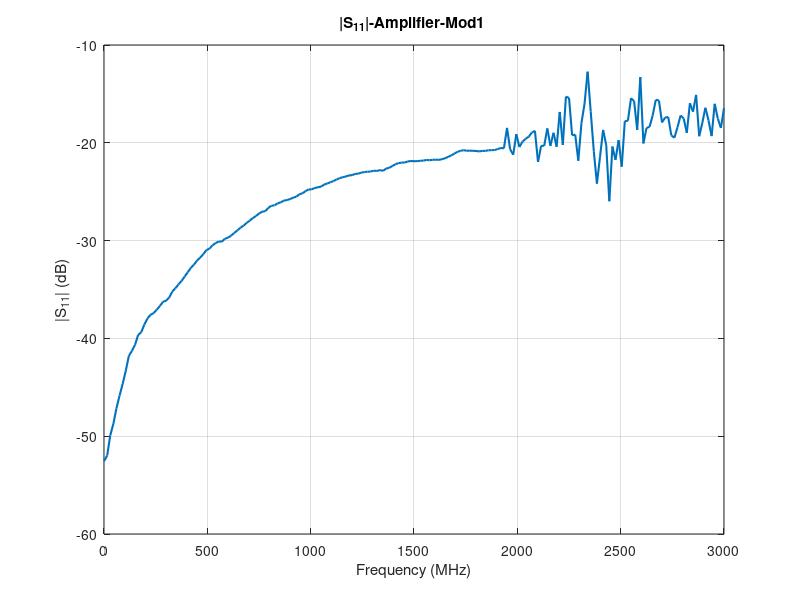
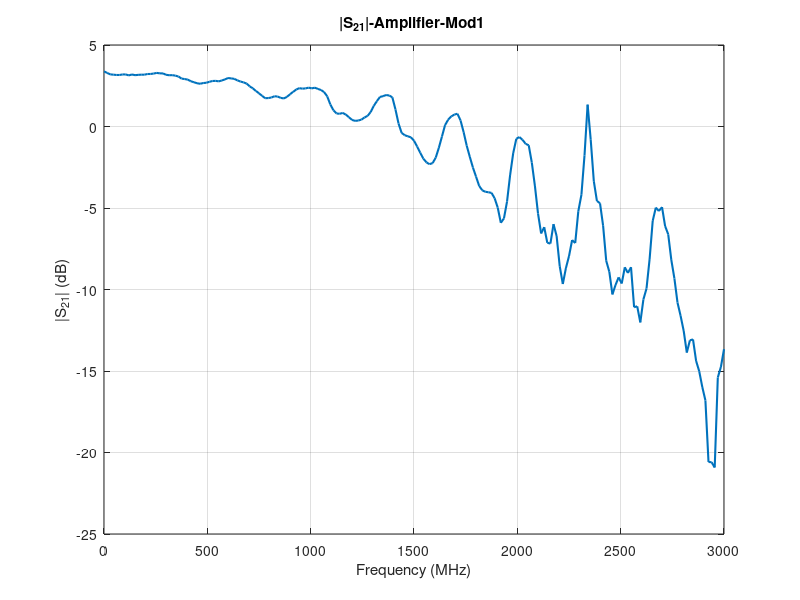
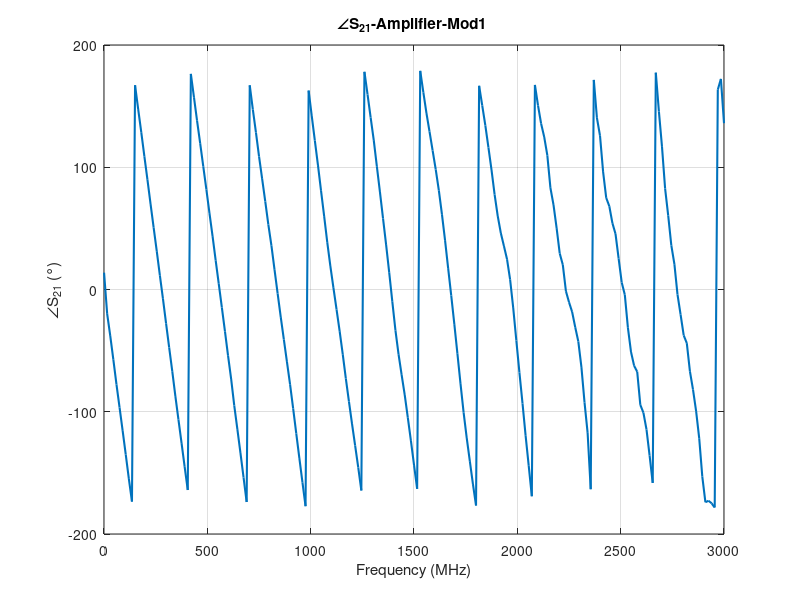

These charts were generated, in order, by the following MATLAB code:
clear all;
close all;
clc
%data11 = [ ]
data11 = [
    0.300,-52.549,
   15.299,-51.979,
   30.297,-49.911,
   45.295,-48.738,
   60.294,-47.140,
   75.293,-45.844,
   90.291,-44.653,
  105.290,-43.315,
  120.288,-41.786,
  135.286,-41.266,
  150.285,-40.653,
  165.284,-39.638,
  180.282,-39.372,
  195.280,-38.579,
  210.279,-37.969,
  225.278,-37.577,
  240.276,-37.421,
  255.274,-37.055,
  270.273,-36.691,
  285.272,-36.256,
  300.270,-36.155,
  315.269,-35.829,
  330.267,-35.224,
  345.265,-34.871,
  360.264,-34.482,
  375.262,-34.127,
  390.261,-33.679,
  405.260,-33.233,
  420.258,-32.788,
  435.257,-32.458,
  450.255,-32.040,
  465.253,-31.753,
  480.252,-31.390,
  495.250,-30.976,
  510.249,-30.823,
  525.247,-30.476,
  540.246,-30.246,
  555.245,-30.092,
  570.243,-30.103,
  585.241,-29.806,
  600.240,-29.698,
  615.239,-29.493,
  630.237,-29.211,
  645.236,-28.964,
  660.234,-28.681,
  675.232,-28.469,
  690.231,-28.190,
  705.230,-27.958,
  720.228,-27.700,
  735.226,-27.481,
  750.225,-27.227,
  765.223,-27.049,
  780.222,-26.989,
  795.221,-26.645,
  810.219,-26.440,
  825.217,-26.392,
  840.216,-26.193,
  855.215,-26.082,
  870.213,-25.910,
  885.212,-25.855,
  900.210,-25.754,
  915.208,-25.615,
  930.207,-25.509,
  945.206,-25.266,
  960.204,-25.168,
  975.202,-24.937,
  990.201,-24.773,
 1005.199,-24.756,
 1020.198,-24.614,
 1035.197,-24.549,
 1050.195,-24.478,
 1065.194,-24.275,
 1080.192,-24.160,
 1095.190,-24.037,
 1110.189,-23.914,
 1125.188,-23.750,
 1140.186,-23.618,
 1155.185,-23.516,
 1170.183,-23.445,
 1185.181,-23.334,
 1200.180,-23.310,
 1215.178,-23.184,
 1230.177,-23.155,
 1245.176,-23.048,
 1260.174,-22.991,
 1275.172,-22.955,
 1290.171,-22.936,
 1305.169,-22.852,
 1320.168,-22.879,
 1335.167,-22.790,
 1350.165,-22.867,
 1365.164,-22.638,
 1380.162,-22.550,
 1395.160,-22.379,
 1410.159,-22.190,
 1425.158,-22.076,
 1440.156,-22.025,
 1455.155,-22.014,
 1470.153,-21.905,
 1485.151,-21.862,
 1500.150,-21.881,
 1515.149,-21.877,
 1530.147,-21.840,
 1545.146,-21.824,
 1560.144,-21.748,
 1575.142,-21.780,
 1590.141,-21.741,
 1605.139,-21.722,
 1620.138,-21.744,
 1635.137,-21.677,
 1650.135,-21.581,
 1665.133,-21.439,
 1680.132,-21.296,
 1695.130,-21.108,
 1710.129,-20.924,
 1725.128,-20.818,
 1740.126,-20.752,
 1755.124,-20.818,
 1770.123,-20.804,
 1785.121,-20.818,
 1800.120,-20.836,
 1815.119,-20.881,
 1830.117,-20.828,
 1845.116,-20.828,
 1860.114,-20.767,
 1875.112,-20.751,
 1890.111,-20.739,
 1905.110,-20.639,
 1920.108,-20.534,
 1935.107,-20.557,
 1950.105,-18.474,
 1965.103,-20.656,
 1980.102,-21.214,
 1995.101,-19.110,
 2010.099,-20.432,
 2025.098,-19.877,
 2040.096,-19.591,
 2055.095,-19.376,
 2070.093,-18.958,
 2085.091,-18.775,
 2100.090,-21.962,
 2115.088,-20.316,
 2130.087,-20.303,
 2145.086,-18.528,
 2160.084,-20.314,
 2175.082,-18.973,
 2190.081,-20.409,
 2205.079,-16.846,
 2220.078,-20.223,
 2235.077,-15.280,
 2250.075,-15.411,
 2265.073,-19.227,
 2280.072,-19.168,
 2295.070,-21.836,
 2310.069,-18.000,
 2325.068,-16.025,
 2340.066,-12.727,
 2355.064,-16.797,
 2370.063,-20.871,
 2385.061,-24.177,
 2400.060,-21.435,
 2415.059,-18.680,
 2430.057,-20.232,
 2445.055,-25.974,
 2460.054,-20.378,
 2475.052,-21.746,
 2490.051,-19.725,
 2505.050,-22.444,
 2520.048,-17.784,
 2535.046,-17.742,
 2550.045,-15.438,
 2565.044,-15.738,
 2580.042,-18.681,
 2595.041,-13.274,
 2610.039,-20.064,
 2625.037,-18.491,
 2640.036,-18.353,
 2655.035,-17.186,
 2670.033,-15.602,
 2685.032,-15.669,
 2700.030,-17.915,
 2715.028,-17.417,
 2730.027,-17.361,
 2745.026,-19.244,
 2760.024,-19.482,
 2775.023,-18.405,
 2790.021,-17.207,
 2805.019,-17.518,
 2820.018,-18.986,
 2835.017,-15.954,
 2850.015,-16.818,
 2865.014,-15.103,
 2880.012,-19.330,
 2895.010,-17.969,
 2910.009,-16.413,
 2925.008,-17.701,
 2940.006,-19.315,
 2955.005,-16.013,
 2970.003,-17.515,
 2985.001,-18.479,
 3000.000,-16.455 ]
freq = data11(:,1);
S11  = data11(:,2);
figure
plot(freq, S11,'LineWidth', 1.5)
grid on

xlabel('Frequency (MHz)')
ylabel('|S_{11}| (dB)')
title('|S_{11}|-Amplifier-Mod1 ')

data21= [
    0.300,  3.380,
   15.299,  3.287,
   30.297,  3.197,
   45.295,  3.180,
   60.294,  3.161,
   75.293,  3.161,
   90.291,  3.194,
  105.290,  3.193,
  120.288,  3.135,
  135.286,  3.193,
  150.285,  3.149,
  165.284,  3.168,
  180.282,  3.180,
  195.280,  3.178,
  210.279,  3.220,
  225.278,  3.222,
  240.276,  3.249,
  255.274,  3.288,
  270.273,  3.260,
  285.272,  3.257,
  300.270,  3.173,
  315.269,  3.145,
  330.267,  3.150,
  345.265,  3.121,
  360.264,  3.067,
  375.262,  2.939,
  390.261,  2.911,
  405.260,  2.876,
  420.258,  2.777,
  435.257,  2.715,
  450.255,  2.654,
  465.253,  2.622,
  480.252,  2.667,
  495.250,  2.683,
  510.249,  2.744,
  525.247,  2.792,
  540.246,  2.800,
  555.245,  2.770,
  570.243,  2.824,
  585.241,  2.889,
  600.240,  2.975,
  615.239,  2.951,
  630.237,  2.924,
  645.236,  2.833,
  660.234,  2.759,
  675.232,  2.707,
  690.231,  2.632,
  705.230,  2.457,
  720.228,  2.344,
  735.226,  2.177,
  750.225,  2.035,
  765.223,  1.877,
  780.222,  1.737,
  795.221,  1.745,
  810.219,  1.780,
  825.217,  1.856,
  840.216,  1.837,
  855.215,  1.757,
  870.213,  1.720,
  885.212,  1.818,
  900.210,  1.980,
  915.208,  2.127,
  930.207,  2.269,
  945.206,  2.352,
  960.204,  2.322,
  975.202,  2.338,
  990.201,  2.383,
 1005.199,  2.340,
 1020.198,  2.380,
 1035.197,  2.307,
 1050.195,  2.236,
 1065.194,  2.111,
 1080.192,  1.845,
 1095.190,  1.350,
 1110.189,  0.993,
 1125.188,  0.799,
 1140.186,  0.780,
 1155.185,  0.832,
 1170.183,  0.730,
 1185.181,  0.570,
 1200.180,  0.404,
 1215.178,  0.346,
 1230.177,  0.365,
 1245.176,  0.420,
 1260.174,  0.549,
 1275.172,  0.653,
 1290.171,  0.883,
 1305.169,  1.264,
 1320.168,  1.549,
 1335.167,  1.814,
 1350.165,  1.861,
 1365.164,  1.931,
 1380.162,  1.902,
 1395.160,  1.792,
 1410.159,  1.053,
 1425.158,  0.184,
 1440.156, -0.393,
 1455.155, -0.536,
 1470.153, -0.601,
 1485.151, -0.665,
 1500.150, -0.873,
 1515.149, -1.229,
 1530.147, -1.609,
 1545.146, -1.972,
 1560.144, -2.201,
 1575.142, -2.311,
 1590.141, -2.245,
 1605.139, -1.912,
 1620.138, -1.310,
 1635.137, -0.620,
 1650.135,  0.081,
 1665.133,  0.416,
 1680.132,  0.616,
 1695.130,  0.730,
 1710.129,  0.783,
 1725.128,  0.375,
 1740.126, -0.347,
 1755.124, -1.180,
 1770.123, -1.865,
 1785.121, -2.519,
 1800.120, -3.075,
 1815.119, -3.638,
 1830.117, -3.914,
 1845.116, -4.004,
 1860.114, -4.034,
 1875.112, -4.073,
 1890.111, -4.400,
 1905.110, -4.975,
 1920.108, -5.906,
 1935.107, -5.644,
 1950.105, -4.610,
 1965.103, -2.976,
 1980.102, -1.629,
 1995.101, -0.752,
 2010.099, -0.649,
 2025.098, -0.816,
 2040.096, -1.064,
 2055.095, -1.151,
 2070.093, -2.216,
 2085.091, -3.650,
 2100.090, -5.341,
 2115.088, -6.561,
 2130.087, -6.178,
 2145.086, -7.136,
 2160.084, -7.181,
 2175.082, -5.991,
 2190.081, -6.720,
 2205.079, -8.569,
 2220.078, -9.663,
 2235.077, -8.684,
 2250.075, -7.950,
 2265.073, -6.969,
 2280.072, -7.152,
 2295.070, -5.197,
 2310.069, -4.190,
 2325.068, -1.768,
 2340.066,  1.341,
 2355.064, -0.814,
 2370.063, -3.355,
 2385.061, -4.567,
 2400.060, -4.711,
 2415.059, -6.091,
 2430.057, -8.237,
 2445.055, -8.912,
 2460.054,-10.303,
 2475.052, -9.725,
 2490.051, -9.255,
 2505.050, -9.632,
 2520.048, -8.639,
 2535.046, -8.986,
 2550.045, -8.633,
 2565.044,-11.086,
 2580.042,-11.032,
 2595.041,-12.019,
 2610.039,-10.606,
 2625.037, -9.940,
 2640.036, -8.132,
 2655.035, -5.790,
 2670.033, -4.978,
 2685.032, -5.186,
 2700.030, -4.944,
 2715.028, -6.109,
 2730.027, -6.614,
 2745.026, -8.184,
 2760.024, -9.325,
 2775.023,-10.804,
 2790.021,-11.618,
 2805.019,-12.544,
 2820.018,-13.869,
 2835.017,-13.117,
 2850.015,-13.062,
 2865.014,-14.381,
 2880.012,-15.014,
 2895.010,-15.985,
 2910.009,-16.804,
 2925.008,-20.581,
 2940.006,-20.596,
 2955.005,-20.920,
 2970.003,-15.398,
 2985.001,-14.750,
 3000.000,-13.663
    ]
freq = data11(:,1);
S21  = data21(:,2);
figure
plot(freq, S21,'LineWidth', 1.5)
grid on

xlabel('Frequency (MHz)')
ylabel('|S_{21}| (dB)')
title('|S_{21}|-Amplifier-Mod1 ')


dataAngl21 = [
    0.300,  13.764,
   15.299, -19.925,
   30.297, -37.991,
   45.295, -57.468,
   60.294, -77.577,
   75.293, -96.542,
   90.291, -115.66,
  105.290, -135.09,
  120.288, -154.91,
  135.286, -173.48,
  150.285,  167.10,
  165.284,  147.60,
  180.282,  128.67,
  195.280,  109.00,
  210.279,  89.718,
  225.278,  69.917,
  240.276,  50.532,
  255.274,  31.363,
  270.273,  11.618,
  285.272,  -7.607,
  300.270, -27.688,
  315.269, -47.432,
  330.267, -66.819,
  345.265, -87.168,
  360.264, -106.48,
  375.262, -125.64,
  390.261, -145.06,
  405.260, -164.01,
  420.258,  176.37,
  435.257,  157.28,
  450.255,  138.08,
  465.253,  119.66,
  480.252,  100.76,
  495.250,  81.913,
  510.249,  62.520,
  525.247,  43.689,
  540.246,  23.916,
  555.245,   4.675,
  570.243, -14.690,
  585.241, -34.216,
  600.240, -54.175,
  615.239, -73.233,
  630.237, -94.953,
  645.236, -114.18,
  660.234, -133.72,
  675.232, -153.70,
  690.231, -173.82,
  705.230,  167.01,
  720.228,  147.17,
  735.226,  128.43,
  750.225,  108.77,
  765.223,  90.490,
  780.222,  72.062,
  795.221,  53.063,
  810.219,  35.776,
  825.217,  16.072,
  840.216,  -3.349,
  855.215, -22.560,
  870.213, -40.851,
  885.212, -59.223,
  900.210, -77.517,
  915.208, -97.316,
  930.207, -117.70,
  945.206, -137.87,
  960.204, -157.69,
  975.202, -177.25,
  990.201,  162.71,
 1005.199,  141.95,
 1020.198,  121.80,
 1035.197,  101.79,
 1050.195,  80.726,
 1065.194,  60.050,
 1080.192,  38.732,
 1095.190,  19.229,
 1110.189,   1.328,
 1125.188, -16.278,
 1140.186, -34.053,
 1155.185, -52.924,
 1170.183, -72.852,
 1185.181, -91.620,
 1200.180, -109.97,
 1215.178, -127.69,
 1230.177, -145.56,
 1245.176, -164.39,
 1260.174,  178.07,
 1275.172,  159.58,
 1290.171,  140.73,
 1305.169,  122.22,
 1320.168,  100.84,
 1335.167,  79.766,
 1350.165,  58.092,
 1365.164,  36.447,
 1380.162,  13.679,
 1395.160, -10.061,
 1410.159, -33.345,
 1425.158, -52.901,
 1440.156, -69.839,
 1455.155, -86.269,
 1470.153, -104.92,
 1485.151, -123.85,
 1500.150, -143.62,
 1515.149, -163.03,
 1530.147,  178.85,
 1545.146,  161.34,
 1560.144,  144.35,
 1575.142,  129.11,
 1590.141,  113.64,
 1605.139,  98.181,
 1620.138,  81.146,
 1635.137,  61.591,
 1650.135,  40.376,
 1665.133,  17.505,
 1680.132,  -4.964,
 1695.130, -28.308,
 1710.129, -52.575,
 1725.128, -77.215,
 1740.126, -100.74,
 1755.124, -121.46,
 1770.123, -140.39,
 1785.121, -159.13,
 1800.120, -176.69,
 1815.119,  166.63,
 1830.117,  150.53,
 1845.116,  134.24,
 1860.114,  116.21,
 1875.112,  97.762,
 1890.111,  77.595,
 1905.110,  60.119,
 1920.108,  46.167,
 1935.107,  35.565,
 1950.105,  24.776,
 1965.103,   8.035,
 1980.102, -15.110,
 1995.101, -41.692,
 2010.099, -67.974,
 2025.098, -93.227,
 2040.096, -119.68,
 2055.095, -144.22,
 2070.093, -169.12,
 2085.091,  167.34,
 2100.090,  150.49,
 2115.088,  135.66,
 2130.087,  124.72,
 2145.086,  109.79,
 2160.084,  83.127,
 2175.082,  69.158,
 2190.081,  50.247,
 2205.079,  29.570,
 2220.078,  20.170,
 2235.077,  -1.361,
 2250.075, -10.403,
 2265.073, -18.279,
 2280.072, -30.819,
 2295.070, -42.547,
 2310.069, -63.450,
 2325.068, -92.273,
 2340.066, -117.30,
 2355.064, -163.36,
 2370.063,  171.44,
 2385.061,  140.41,
 2400.060,  125.76,
 2415.059,  96.180,
 2430.057,  74.957,
 2445.055,  68.126,
 2460.054,  54.292,
 2475.052,  45.489,
 2490.051,  25.468,
 2505.050,   5.780,
 2520.048,  -4.281,
 2535.046, -31.318,
 2550.045, -51.092,
 2565.044, -62.347,
 2580.042, -67.298,
 2595.041, -94.363,
 2610.039, -100.77,
 2625.037, -114.56,
 2640.036, -135.90,
 2655.035, -158.20,
 2670.033,  177.35,
 2685.032,  145.59,
 2700.030,  116.67,
 2715.028,  82.575,
 2730.027,  60.406,
 2745.026,  36.155,
 2760.024,  20.738,
 2775.023,  -4.136,
 2790.021, -20.610,
 2805.019, -37.517,
 2820.018, -43.892,
 2835.017, -66.871,
 2850.015, -81.871,
 2865.014, -99.472,
 2880.012, -121.66,
 2895.010, -153.12,
 2910.009, -174.03,
 2925.008, -172.80,
 2940.006, -174.89,
 2955.005, -178.33,
 2970.003,  163.43,
 2985.001,  172.27,
 3000.000,  136.04
   ]

freq = dataAngl21(:,1);
S21An  = dataAngl21(:,2);
figure
plot(freq, S21An,'LineWidth', 1.5)
grid on

xlabel('Frequency (MHz)')
ylabel('\angleS_{21} (°)')
title('∠S_{21}-Amplifier-Mod1 ')
